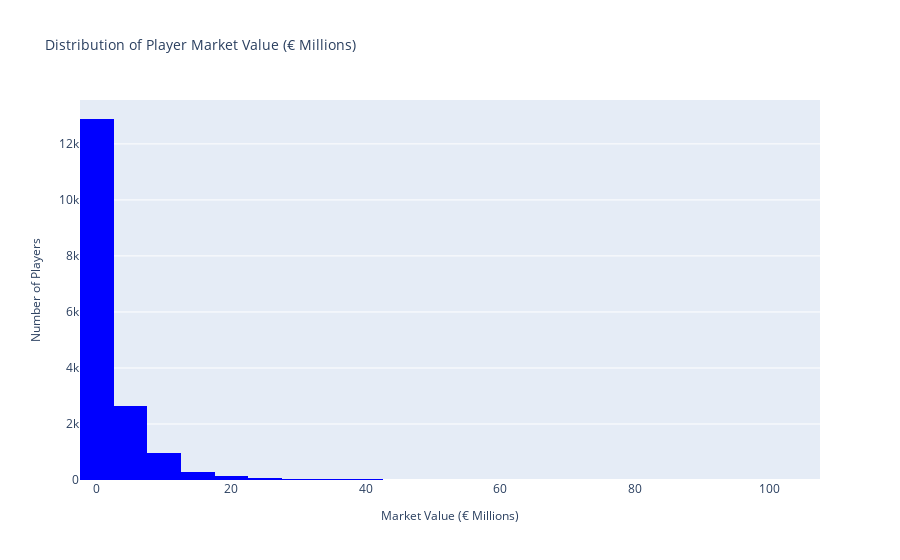

This figure's notebook cell:
### Markdown cell above
## Inference from the Distribution of Player Market Value (€ Millions)

The histogram reveals several key insights about the distribution of player market values:

- **Skewed Distribution**: The distribution is highly skewed to the right, with a majority of players having relatively low market values compared to a small number of top-tier players with very high values.
- **Peak around Lower Values**: There is a noticeable concentration of players with market values in the lower ranges, indicating that most players in the dataset have modest market values.
- **Tail of High-Value Players**: The right tail of the histogram suggests a small but significant number of players with exceptionally high market values, likely representing world-class or superstar players.
- **Market Value Range**: The dataset spans a wide range of market values, with a few players being valued in the tens or even hundreds of millions of euros, while the majority are valued much lower.

Overall, the graph highlights the unequal distribution of market values, where a small group of players drive the highest market value figures.

### Code cell
# Set a style for better-looking graphs
sns.set_style("darkgrid")

# Convert Market Value to Millions for better readability
fifa_data['Value_Millions'] = fifa_data['Value'] / 1e6  

# Interactive Histogram: Distribution of Player Market Values (in Millions)
fig = px.histogram(fifa_data, x='Value_Millions', nbins=50, title='Distribution of Player Market Value (€ Millions)', color_discrete_sequence=['blue'])

# Update layout for better readability
fig.update_layout(
    xaxis_title='Market Value (€ Millions)',
    yaxis_title='Number of Players',
    title_font_size=14,
    xaxis_title_font_size=12,
    yaxis_title_font_size=12
)

# Show the plot
fig.show()

### Figure 1 — Plotly figure (JSON) as saved in the notebook; plotly's stock layout.template omitted (floating-point values rounded to 4 significant figures; data arrays with more than 128 entries replaced by an {"elided": "..."} marker saying what was removed)
{"data": [{"bingroup": "x", "hovertemplate": "Value_Millions=%{x}<br>count=%{y}<extra></extra>", "legendgroup": "", "marker": {"color": "blue", "pattern": {"shape": ""}}, "name": "", "nbinsx": 50, "orientation": "v", "showlegend": false, "type": "histogram", "x": {"elided": "17125 float values"}, "xaxis": "x", "yaxis": "y"}], "layout": {"barmode": "relative", "legend": {"tracegroupgap": 0}, "title": {"font": {"size": 14}, "text": "Distribution of Player Market Value (€ Millions)"}, "xaxis": {"anchor": "y", "domain": [0, 1], "title": {"font": {"size": 12}, "text": "Market Value (€ Millions)"}}, "yaxis": {"anchor": "x", "domain": [0, 1], "title": {"font": {"size": 12}, "text": "Number of Players"}}}}
